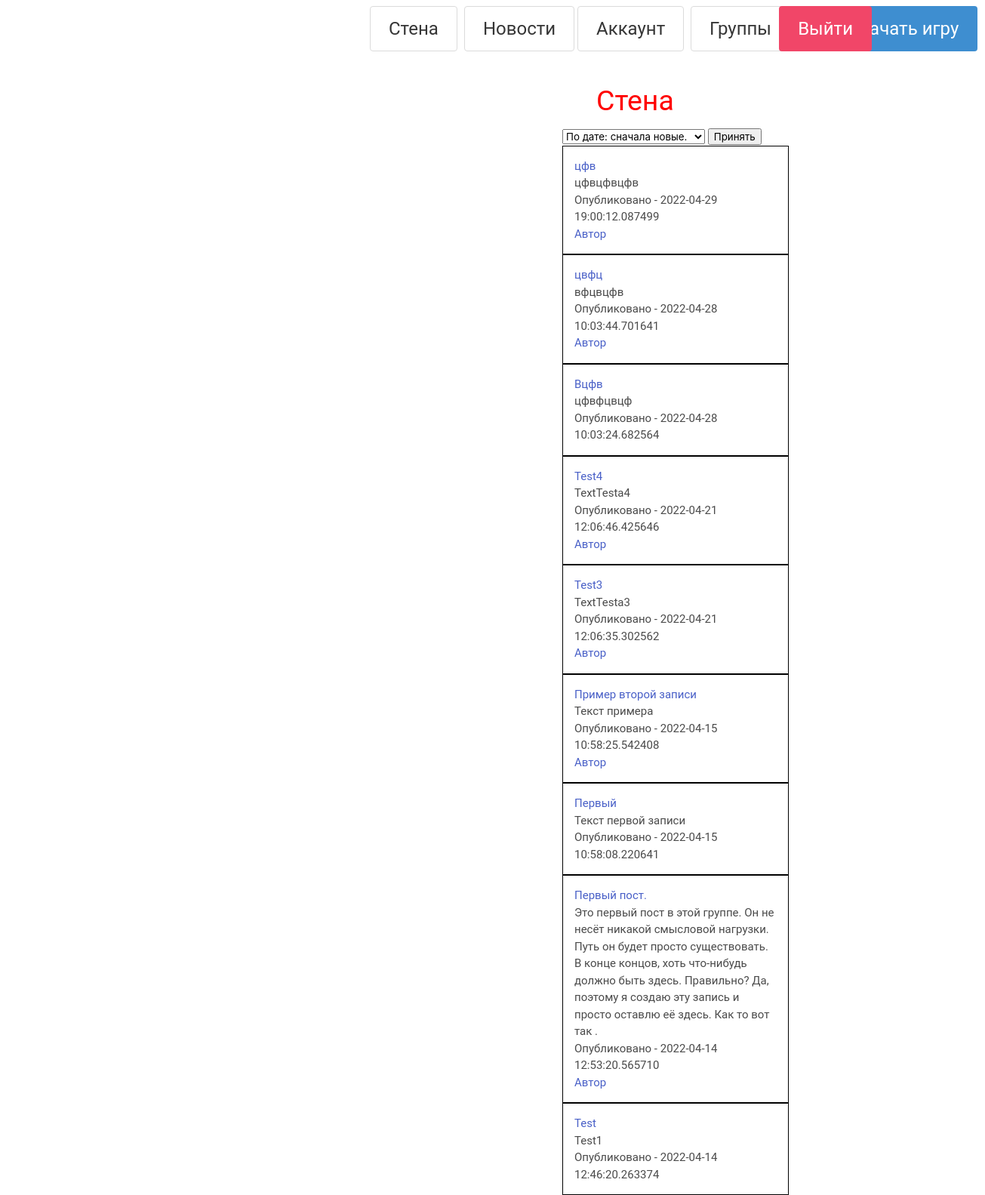
Before: /wall (signed in) with the older database file.
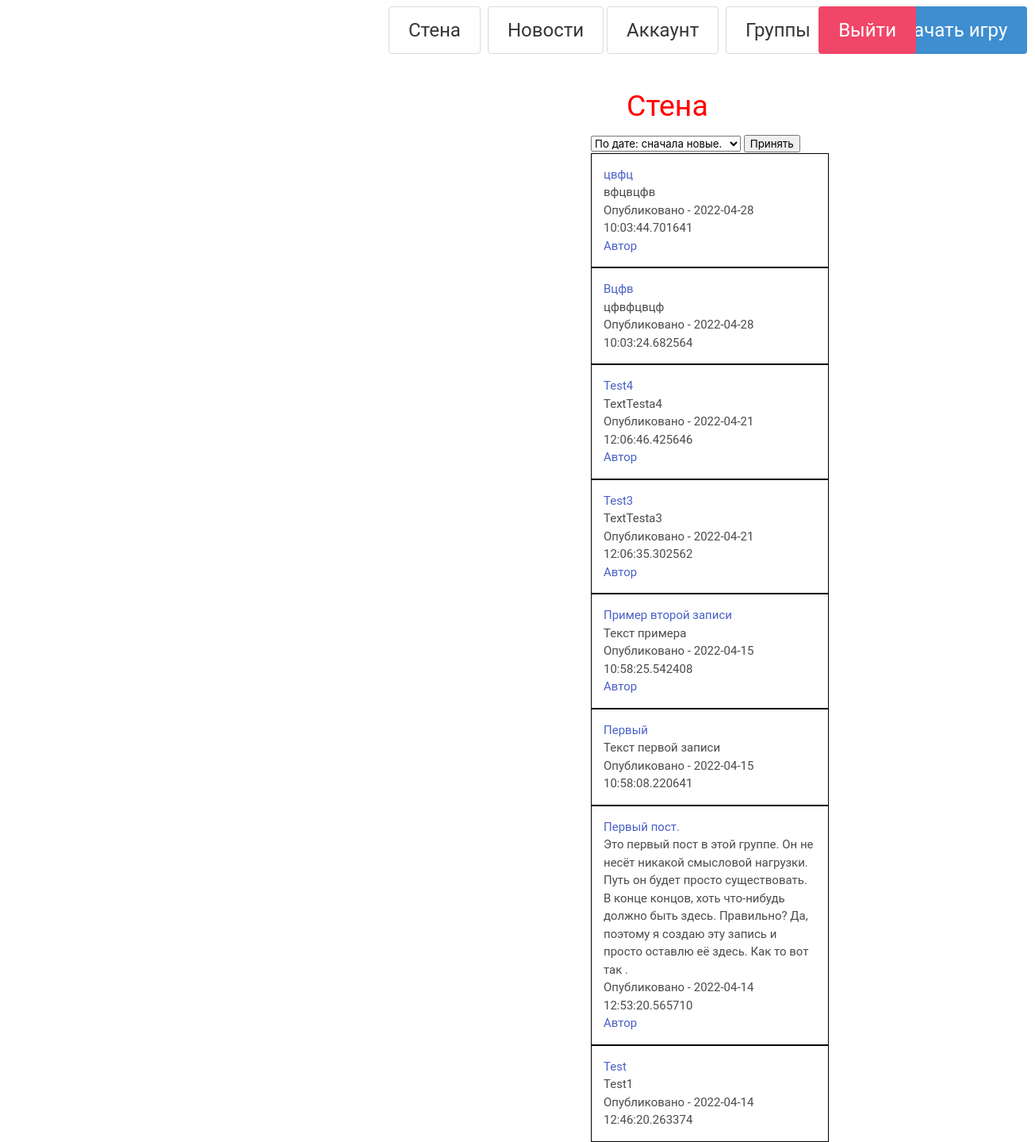
After: the same page with the newer database file.
### databases/posts.py (models this page shows)
class Post(SqlAlchemyBase):
    __tablename__ = "posts"
    id = sqlalchemy.Column(sqlalchemy.Integer, primary_key=True, autoincrement=True)
    title = sqlalchemy.Column(sqlalchemy.String, nullable=True)
    text = sqlalchemy.Column(sqlalchemy.String, nullable=True)
    anonymously = sqlalchemy.Column(sqlalchemy.Boolean, nullable=True)
    creator = sqlalchemy.Column(sqlalchemy.Integer)
    date = sqlalchemy.Column(sqlalchemy.DateTime, default=datetime.datetime.now)
    group_id = sqlalchemy.Column(sqlalchemy.Integer)
    comments_available = sqlalchemy.Column(sqlalchemy.Boolean, nullable=True)

### main.py (the view)
@app.route('/wall', methods=['GET', 'POST'])
def wall():
    db_sess = db_session.create_session()
    all_groups = db_sess.query(Group).all()
    groups_ids = []
    for i in all_groups:
        subs_ids = i.subscribers_ids.split(",")
        if str(current_user.id) in subs_ids:
            groups_ids.append(i.id)
    posts = db_sess.query(Post).filter(Post.group_id.in_(tuple(groups_ids))).all()
    return render_template('wall.html', posts=posts, title="Главная страница",
                           select_data='По дате: сначала новые.')

### databases/db_session.py (called while the page is built)
def create_session() -> Session:
    global __factory
    return __factory()

### main.py (called while the page is built)
@login_manager.user_loader
def load_user(user_id):
    db_sess = db_session.create_session()
    return db_sess.query(User).get(user_id)

### templates/wall.html (shortened to what this page needs)
{% extends "base.html" %}
{% block content %}
<h1>Стена</h1>
<div class="allnewsdiv">
    <form action="{{ url_for('wall_sorted')}}" method="post">
        <select name="sort_select">
            <option>По дате: сначала новые.</option>
        </select>
        <input type="submit" value="Принять">
    </form>
    {% if select_data == 'По дате: сначала новые.' %}
    {% for item in posts[::-1]%}
    <div class="onenewsdiv">
        <h2><a href="/group/{{item.group_id}}/post/{{item.id}}"> {{item.title}}</a></h2>
        <div>
            <p>{{item.text}}</p>
        </div>
        <div>
            <p>Опубликовано - {{item.date}}</p>
            {% if not item.anonymously %}
            <a href=/user/{{item.creator}}>Автор</a>
            {% endif %}
        </div>
    </div>
    {% endfor %}
    {% endif %}
</div>
{% endblock %}

### templates/base.html (shortened to what this page needs)
<!DOCTYPE html>
<html lang="ru">
<head>
    <link rel="stylesheet" type="text/css" href="{{ url_for('static', filename='bulma.css') }}">
    <link rel="stylesheet" type="text/css" href="{{ url_for('static', filename='main.css') }}">
</head>
<body>
<header>
      <nav>
          <p>
              {% if current_user.is_authenticated %}
              <a class="button is-large wall btntop" href="/wall">Стена</a>
              <a class="button is-large mainpage btntop" href="/">Новости</a>
              <a class="button is-large account btntop" href=/user/{{current_user.id}}>Аккаунт</a>
              <a class="button is-large groups btntop" href="/groups">Группы</a>
              <a class="button is-large is-info start btntop" href="/game">Начать игру</a>
              <a class="button is-large is-danger logout btntop" href="/logout">Выйти</a>
              {% else %}
              <a class="button is-large signup btntop" href="/register">Зарегистрироваться</a>
              <a class="button is-large signin btntop" href="/sign_in">Войти</a>
              {% endif %}
          </p>
      </nav>
    </header>
<main role="main">
    {% block content %} {% endblock %}
</main>
</body>
</html>

### static/main.css (style rules this page uses)
.btntop { top : 7.5px; }
.logout { position: absolute; right : 150px; }
.mainpage { position: absolute; left : 615px; }
.wall { position: absolute; left : 490px; }
.account { position: absolute; left : 765px; }
.groups { position: absolute; left : 915px; }
.allnewsdiv { position: absolute; top : 170px; left : 745px; }
.onenewsdiv { width : 300px; max-width : 300px; border : solid 1px black; padding : 15px; }
.start { position: absolute; left : 1110px; }
body { font-family: roboto, sans-serif; font-size: 15px; }
h1 { color : red; position: absolute; top : 105px; left : 790px; font-size : 2.5em; }

Changed rows visible on the page:
removed Post: title "цфв", text "цфвцфвцфв", date "2022-04-29 19:00:12.087499"
